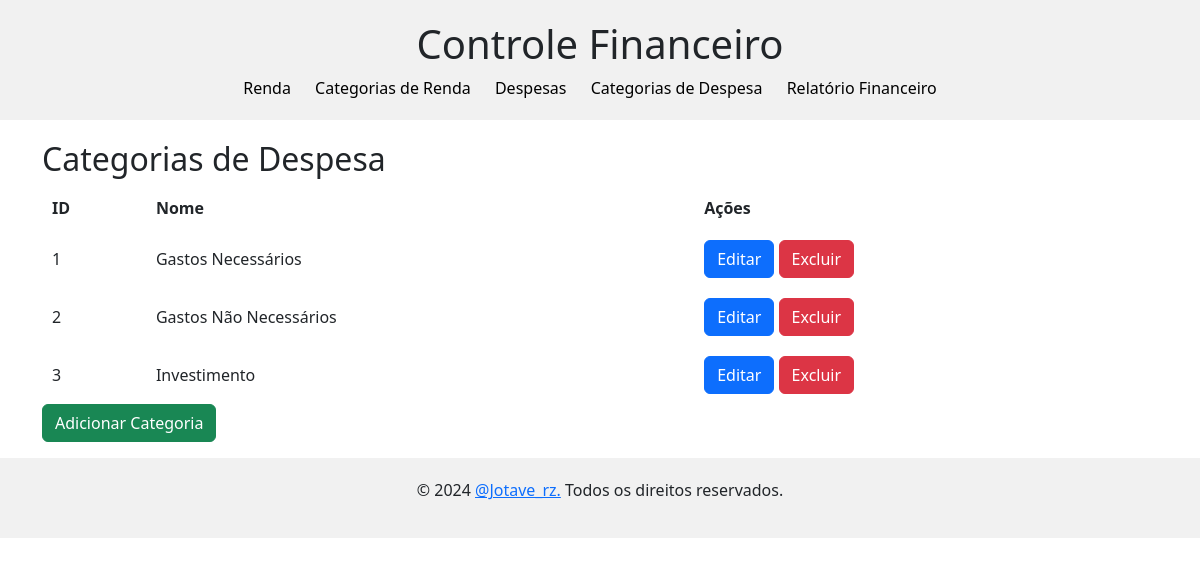
/categoria-despesa/, run on the app's committed database.
### categoria_despesa/models.py (models this page shows, shortened)
class CategoriaDespesa(models.Model):
    nome = models.CharField(max_length=100)

### categoria_despesa/views.py (the view)
# urls.py: path('', views.CategoriaDespesaListView.as_view(), name='categoria-despesa-list'),
class CategoriaDespesaListView(ListView):
    model = CategoriaDespesa
    template_name = 'categoria_despesa_list.html'

### categoria_despesa/templates/categoria_despesa_list.html (shortened to what this page needs)
{% extends 'base.html' %}
{% block body %}
<h2>Categorias de Despesa</h2>
<table>
    <thead>
        <tr>
            <th>ID</th>
            <th>Nome</th>
            <th>Ações</th>
        </tr>
    </thead>
    <tbody>
        {% for categoria in object_list %}
        <tr>
            <td>{{ categoria.id }}</td>
            <td>{{ categoria.nome }}</td>
            <td>
                <button type="button" class="btn btn-primary">
                    <a href="{% url 'categoria-despesa-update' categoria.id %}" style="text-decoration: none; color: white;">Editar</a>
                </button>
                <button type="button" class="btn btn-danger">
                    <a href="{% url 'categoria-despesa-delete' categoria.id %}" style="text-decoration: none; color: white;">Excluir</a>
                </button>
            </td>
        </tr>
        {% empty %}
        <tr>
            <td colspan="3">Nenhuma categoria encontrada.</td>
        </tr>
        {% endfor %}
    </tbody>
</table>
<button type="button" class="btn btn-success">
    <a href="{% url 'categoria-despesa-create' %}" style="text-decoration: none; color: white;">Adicionar Categoria</a>
</button>
{% endblock %}

### financeiro/templates/base.html (style rules this page uses)
body { font-family: Arial, sans-serif; }
table { width: 100%; border-collapse: collapse; }
th, td { padding: 10px; text-align: left; border-bottom: 1px solid #ddd; }

### data on the page
CategoriaDespesa: id "1", nome "Gastos Necessários"
CategoriaDespesa: id "2", nome "Gastos Não Necessários"
CategoriaDespesa: id "3", nome "Investimento"
